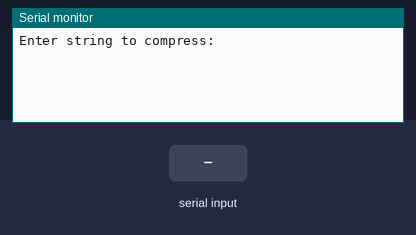
Recording of a sketch running on a simulated Arduino Uno, built with avr-gcc and run on an emulated ATmega328P. Parts: the last lines printed to the serial monitor. Inputs (shaded band) come from the test bench.

Above: at 1.2 s.
1.3 s: "0\n" received over Serial
At 1.61 s:
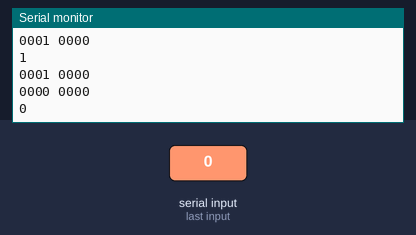
2.8 s: "1\n" received over Serial
At 4.2 s:
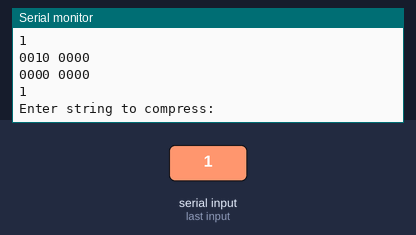
Timing chart, 0 to 5.8 s (numbered marks = the images above; inputs shaded):
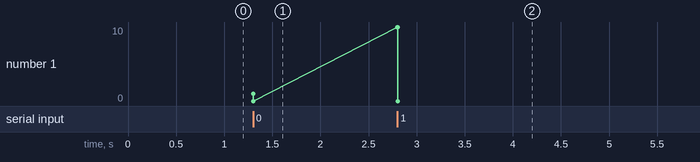

The sketch:

csv_encoder_example.ino
```cpp
void setup() {
  Serial.begin(115200);
}

int bits;
char str[600];
char decoded[600];
uint8_t compStr[300];

int input_string(char *str, int max_len) {
  max_len--;
  int ctr;
  Serial.flush();
  ctr = 0;
  str[ctr] = 0;
  while (true) {
    if (Serial.available() > 0) {
        char c = Serial.read();
        if (ctr == 0 && (c == '\n' || c == '\r'))
          continue;
        if (c >= 32 && c <= 126) {
          str[ctr] = c;
          ctr++;
        }
        if (c < 0 || c == '\n' || c == '\r' || ctr >= max_len)
          break;
    }
  }
  str[ctr] = 0;
  Serial.println(str);
  return ctr;
}

void loop() {
  memset(decoded, '0xff', sizeof(decoded));
  Serial.write("Enter string to compress:\n");
  int len = input_string(str, sizeof(str));

  if (len > 0) {
    comp();
    deco();
    Serial.println(decoded);
  }
  delay(500);
}

uint8_t enc(char c)
{
  uint8_t tval = 0;
    switch(c) {
      case '0':
        tval = B00000001;
        break;
      case '1':
        tval = B00000010;
        break;
      case '2':
        tval = B00000011;
        break;
      case '3':
        tval = B00000100;
        break;
      case '4':
        tval = B00000101;
        break;
      case '5':
        tval = B00000110;
        break;
      case '6':
        tval = B00000111;
        break;
      case '7':
        tval = B00001000;
        break;
      case '8':
        tval = B00001001;
        break;
      case '9':
        tval = B00001010;
        break;
      case ',':
        tval = B00001011;
        break;
      case '"':
        tval = B00001100;
        break;
      case '-':
        tval = B00001101;
        break;
      case '.':
        tval = B00001110;
        break;
      case ':':
        tval = B00001111;
        break;
      default:
        tval = B00000000;
        break;
    }
  return tval;
}

char dec(uint8_t tval){
    char c = '\0';
    switch(tval) {
      case B00000001:
        c = '0';
        break;
      case B00000010:
        c = '1';
        break;
      case B00000011:
        c = '2';
        break;
      case B00000100:
        c = '3';
        break;
      case B00000101:
        c = '4';
        break;
      case B00000110:
        c = '5';
        break;
      case B00000111:
        c = '6';
        break;
      case B00001000:
        c = '7';
        break;
      case B00001001:
        c = '8';
        break;
      case B00001010:
        c = '9';
        break;
      case B00001011:
        c = ',';
        break;
      case B00001100:
        c = '"';
        break;
      case B00001101:
        c = '-';
        break;
      case B00001110:
        c = '.';
        break;
      case B00001111:
        c = ':';
        break;
      default:
        c = '\0';
        break;
    }
  return c;
}

void deco()
{
  uint8_t tval;
  int chars=0;
  uint8_t temp;
  bool decode_last_bit = true;
  if (bits % 2)
    decode_last_bit = false;
  for (int i = 0; i <= bits; i++)  {
    tval = compStr[i];
    printBits(tval);
    Serial.println(" ");
    temp = (tval & 0b11110000) >> 4;
    decoded[chars++] = dec(temp);
    temp = (tval & 0b00001111);
    decoded[chars++] = dec(temp);
  }
}

void printBits(long int n) {
  byte numBits = 8;  // 2^numBits must be big enough to include the number n
  char b;
  char c = ' ';   // delimiter character
  for (byte i = 0; i < numBits; i++) {
    // shift 1 and mask to identify each bit value
    b = (n & (1 << (numBits - 1 - i))) > 0 ? '1' : '0'; // slightly faster to print chars than ints (saves conversion)
    Serial.print(b);
    if (i < (numBits - 1) && ((numBits-i - 1) % 4 == 0 )) Serial.print(c); // print a separator at every 4 bits
  }
}

void comp() {
  int len = strlen(str);
  uint8_t tval, msb,lsb;
  memset(compStr, 0, sizeof(compStr));
  int count = 1;
  bits = 0;
  Serial.println(len);
  for (int i = 0; i <= len; i++)
  {
    tval = enc(str[i]);
    if (count++ % 2) {
     compStr[bits] = compStr[bits] | tval;
    }
    else {
     compStr[bits] = (compStr[bits] << 4) | tval;
     printBits(compStr[bits]);
     Serial.println(" ");
     bits++;
    }
  }
  Serial.println(bits);
}
```

Measured:
- after the input at 1.3 s, the serial monitor: prints a new line at once (image 1)
- after the input at 2.8 s, the serial monitor: prints a new line at once (image 2)
